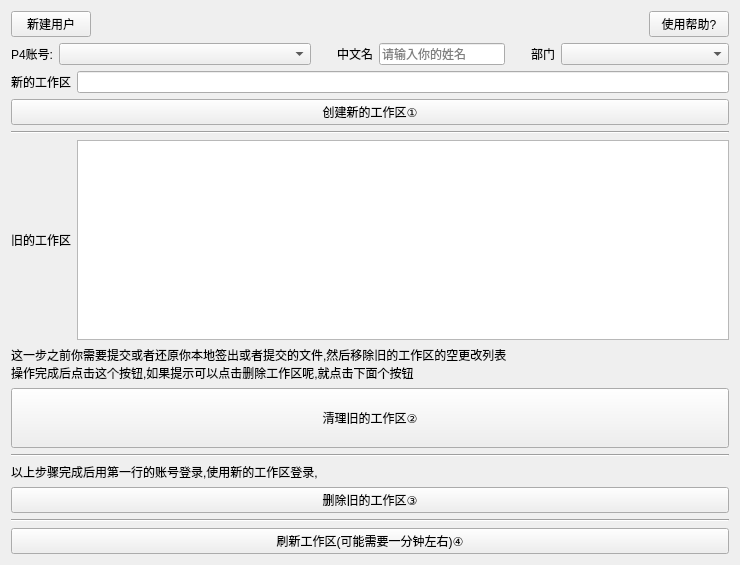
<?xml version="1.0" encoding="UTF-8"?>
<ui version="4.0">
 <class>Form</class>
 <widget class="QWidget" name="Form">
  <property name="geometry">
   <rect>
    <x>0</x>
    <y>0</y>
    <width>740</width>
    <height>491</height>
   </rect>
  </property>
  <property name="windowTitle">
   <string>迁移工作区</string>
  </property>
  <layout class="QHBoxLayout" name="horizontalLayout_3">
   <item>
    <layout class="QVBoxLayout" name="verticalLayout_2">
     <item>
      <layout class="QVBoxLayout" name="verticalLayout">
       <item>
        <layout class="QHBoxLayout" name="horizontalLayout_4">
         <item>
          <widget class="QPushButton" name="newUserWgt">
           <property name="text">
            <string>新建用户</string>
           </property>
          </widget>
         </item>
         <item>
          <spacer name="horizontalSpacer_3">
           <property name="orientation">
            <enum>Qt::Horizontal</enum>
           </property>
           <property name="sizeHint" stdset="0">
            <size>
             <width>40</width>
             <height>20</height>
            </size>
           </property>
          </spacer>
         </item>
         <item>
          <widget class="QPushButton" name="helpBtn">
           <property name="text">
            <string>使用帮助?</string>
           </property>
          </widget>
         </item>
        </layout>
       </item>
       <item>
        <layout class="QHBoxLayout" name="horizontalLayout">
         <item>
          <widget class="QLabel" name="label">
           <property name="text">
            <string>P4账号:</string>
           </property>
          </widget>
         </item>
         <item>
          <widget class="QComboBox" name="p4_account_wgt">
           <property name="sizePolicy">
            <sizepolicy hsizetype="Preferred" vsizetype="Fixed">
             <horstretch>6</horstretch>
             <verstretch>0</verstretch>
            </sizepolicy>
           </property>
          </widget>
         </item>
         <item>
          <spacer name="horizontalSpacer">
           <property name="orientation">
            <enum>Qt::Horizontal</enum>
           </property>
           <property name="sizeType">
            <enum>QSizePolicy::Minimum</enum>
           </property>
           <property name="sizeHint" stdset="0">
            <size>
             <width>20</width>
             <height>20</height>
            </size>
           </property>
          </spacer>
         </item>
         <item>
          <widget class="QLabel" name="label_2">
           <property name="text">
            <string>中文名</string>
           </property>
          </widget>
         </item>
         <item>
          <widget class="QLineEdit" name="zh_name_wgt">
           <property name="sizePolicy">
            <sizepolicy hsizetype="Expanding" vsizetype="Fixed">
             <horstretch>3</horstretch>
             <verstretch>3</verstretch>
            </sizepolicy>
           </property>
           <property name="placeholderText">
            <string>请输入你的姓名</string>
           </property>
          </widget>
         </item>
         <item>
          <spacer name="horizontalSpacer_2">
           <property name="orientation">
            <enum>Qt::Horizontal</enum>
           </property>
           <property name="sizeType">
            <enum>QSizePolicy::Minimum</enum>
           </property>
           <property name="sizeHint" stdset="0">
            <size>
             <width>20</width>
             <height>20</height>
            </size>
           </property>
          </spacer>
         </item>
         <item>
          <widget class="QLabel" name="label_6">
           <property name="text">
            <string>部门</string>
           </property>
          </widget>
         </item>
         <item>
          <widget class="QComboBox" name="departWgt">
           <property name="sizePolicy">
            <sizepolicy hsizetype="Preferred" vsizetype="Fixed">
             <horstretch>4</horstretch>
             <verstretch>0</verstretch>
            </sizepolicy>
           </property>
          </widget>
         </item>
        </layout>
       </item>
       <item>
        <layout class="QHBoxLayout" name="horizontalLayout_6">
         <item>
          <widget class="QLabel" name="label_3">
           <property name="text">
            <string>新的工作区</string>
           </property>
          </widget>
         </item>
         <item>
          <widget class="QLineEdit" name="newClientWgt">
           <property name="sizePolicy">
            <sizepolicy hsizetype="Expanding" vsizetype="Fixed">
             <horstretch>10</horstretch>
             <verstretch>0</verstretch>
            </sizepolicy>
           </property>
           <property name="readOnly">
            <bool>true</bool>
           </property>
          </widget>
         </item>
        </layout>
       </item>
       <item>
        <widget class="QPushButton" name="createClientWgt">
         <property name="text">
          <string>创建新的工作区①</string>
         </property>
        </widget>
       </item>
      </layout>
     </item>
     <item>
      <widget class="Line" name="line">
       <property name="orientation">
        <enum>Qt::Horizontal</enum>
       </property>
      </widget>
     </item>
     <item>
      <layout class="QHBoxLayout" name="horizontalLayout_2">
       <item>
        <widget class="QLabel" name="label_4">
         <property name="text">
          <string>旧的工作区</string>
         </property>
        </widget>
       </item>
       <item>
        <widget class="QListWidget" name="oldClientWgt">
         <property name="minimumSize">
          <size>
           <width>0</width>
           <height>200</height>
          </size>
         </property>
        </widget>
       </item>
      </layout>
     </item>
     <item>
      <widget class="QLabel" name="label_7">
       <property name="text">
        <string>这一步之前你需要提交或者还原你本地签出或者提交的文件,然后移除旧的工作区的空更改列表
操作完成后点击这个按钮,如果提示可以点击删除工作区呢,就点击下面个按钮</string>
       </property>
      </widget>
     </item>
     <item>
      <widget class="QPushButton" name="moveChangList">
       <property name="minimumSize">
        <size>
         <width>0</width>
         <height>60</height>
        </size>
       </property>
       <property name="text">
        <string>清理旧的工作区②</string>
       </property>
      </widget>
     </item>
     <item>
      <widget class="Line" name="line_2">
       <property name="orientation">
        <enum>Qt::Horizontal</enum>
       </property>
      </widget>
     </item>
     <item>
      <widget class="QLabel" name="label_5">
       <property name="text">
        <string>以上步骤完成后用第一行的账号登录,使用新的工作区登录,</string>
       </property>
      </widget>
     </item>
     <item>
      <widget class="QPushButton" name="deleteOldClientWgt">
       <property name="text">
        <string>删除旧的工作区③</string>
       </property>
      </widget>
     </item>
     <item>
      <widget class="Line" name="line_3">
       <property name="orientation">
        <enum>Qt::Horizontal</enum>
       </property>
      </widget>
     </item>
     <item>
      <widget class="QPushButton" name="refreshClientBtn">
       <property name="text">
        <string>刷新工作区(可能需要一分钟左右)④</string>
       </property>
      </widget>
     </item>
    </layout>
   </item>
  </layout>
 </widget>
 <resources/>
 <connections/>
</ui>
